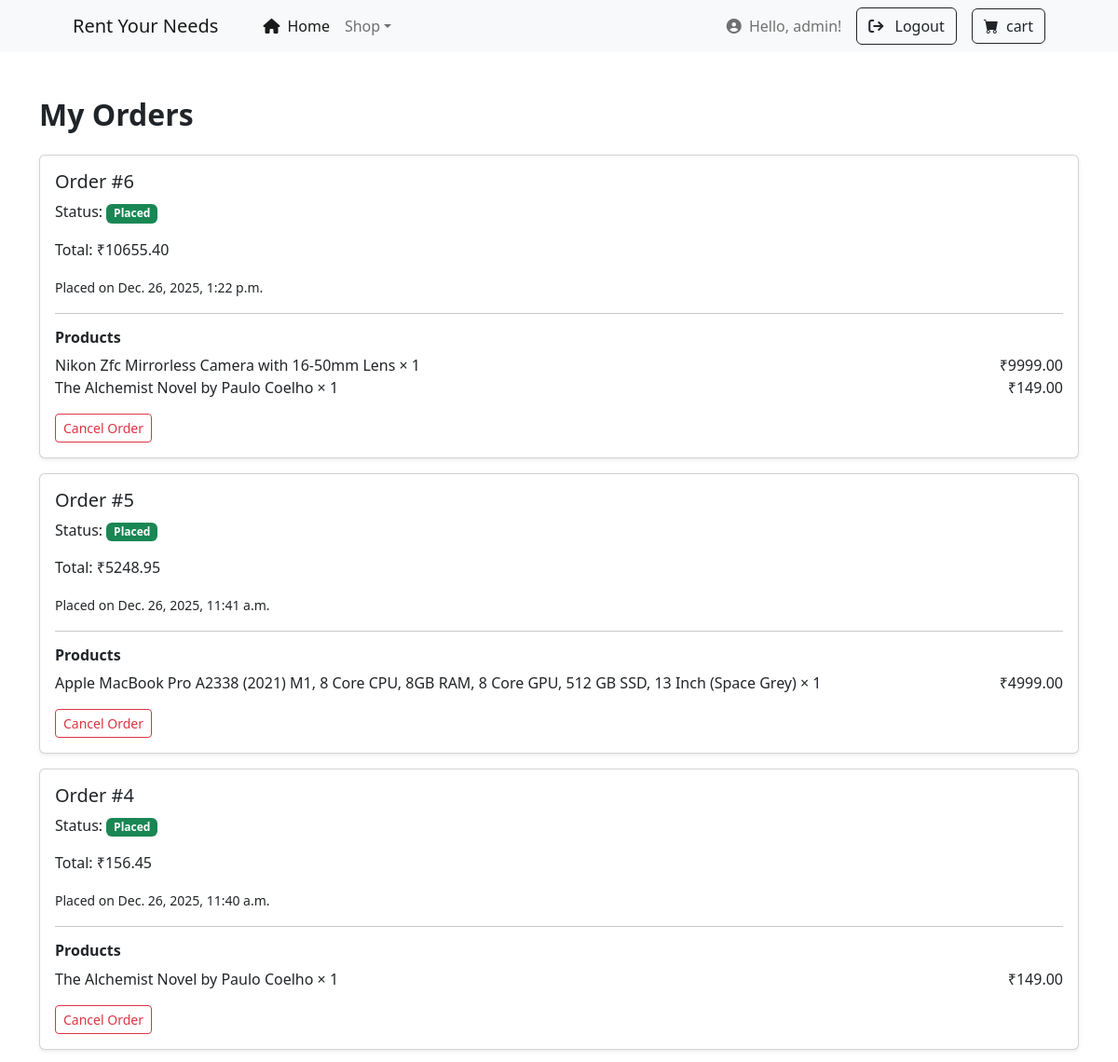
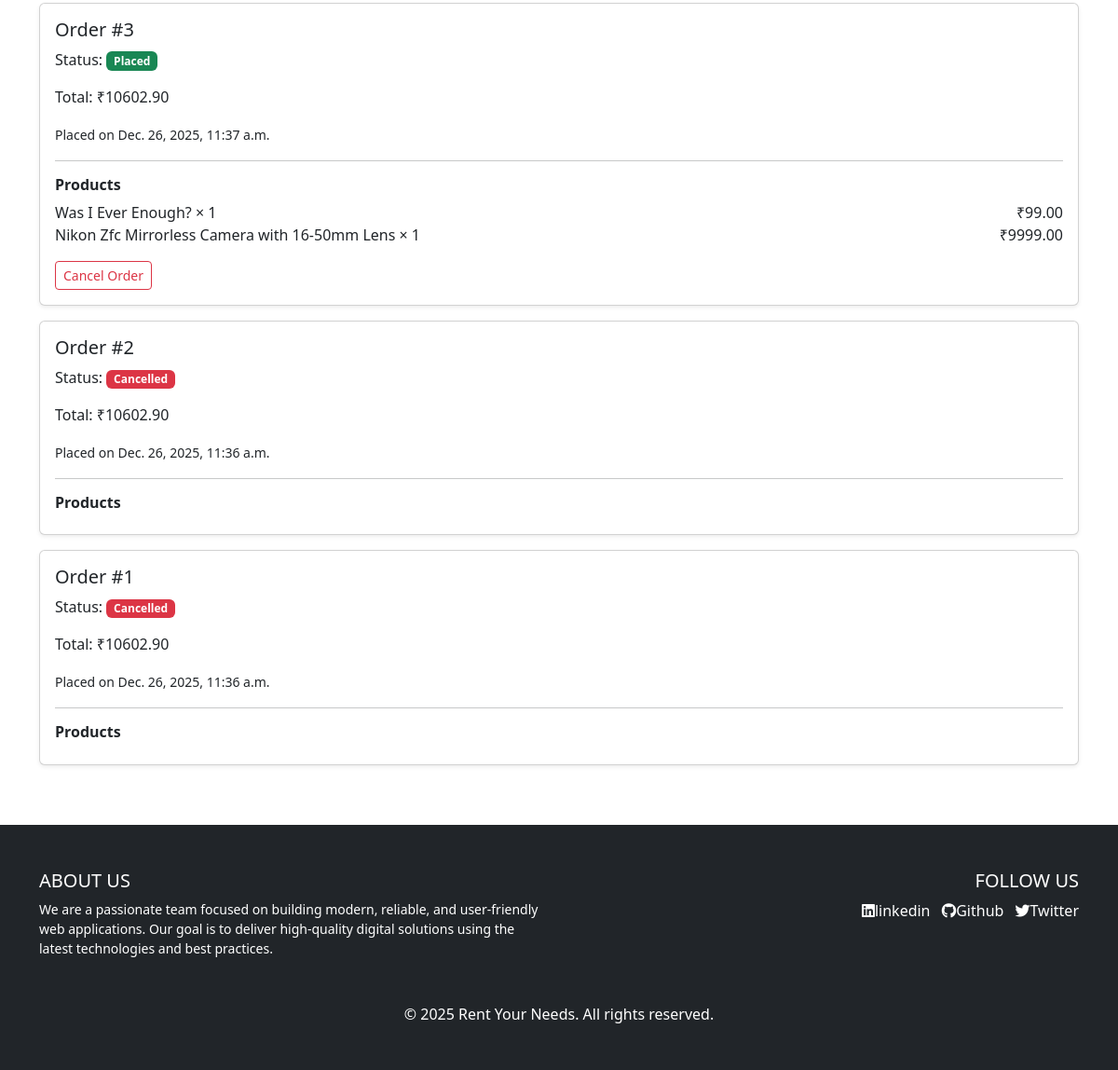
Screenshot of /orders/ (signed in) with the database file from the repository (2 pictures, top to bottom).
### ecommerce_app/models.py (models this page shows, shortened)
class Order(models.Model):
    STATUS_CHOICES = (
        ('Placed', 'Placed'),
        ('Shipped', 'Shipped'),
        ('Delivered', 'Delivered'),
        ('Cancelled', 'Cancelled'),
    )
    user = models.ForeignKey(User, on_delete=models.CASCADE)
    total_price = models.DecimalField(max_digits=10, decimal_places=2)
    status = models.CharField(max_length=20, choices=STATUS_CHOICES, default='Placed')
    created_at = models.DateTimeField(auto_now_add=True)

class OrderItem(models.Model):
    order = models.ForeignKey(
        Order,
        related_name="items",
        on_delete=models.CASCADE
    )
    product = models.ForeignKey(Product, on_delete=models.CASCADE)
    quantity = models.PositiveIntegerField()
    price = models.DecimalField(max_digits=10, decimal_places=2)

class Product(models.Model):
    name = models.CharField(max_length=100)
    description = models.TextField()
    price = models.DecimalField(max_digits=10, decimal_places=2)
    stock = models.IntegerField()
    category = models.ForeignKey(
        Category,
        on_delete=models.CASCADE,
        null=True,
        blank=True
    )
    image = models.ImageField(upload_to='products/')
    slug = models.SlugField(max_length=250, unique=True, blank=True)
    sale = models.BooleanField(default=False)

### ecommerce_app/views.py (the view)
# urls.py: path("orders/", views.order_history, name="order_history"),
@login_required(login_url='login')
def order_history(request):
    orders = Order.objects.filter(user=request.user).order_by('-created_at')
    return render(request, "order_history.html", {"orders": orders})

### ecommerce_app/context_processors.py (called while the page is built)
def get_categories(request):
    categories = Category.objects.all()
    return dict(categories=categories)

### templates/order_history.html
{% extends 'base.html' %}
{% block content %}
<div class="container my-5">
    <h2 class="fw-bold mb-4">My Orders</h2>
    {% for order in orders %}
    <div class="card mb-3 shadow-sm">
        <div class="card-body">
            <h5>Order #{{ order.id }}</h5>
            <p>
                Status:
                {% if order.status == "Cancelled" %}
                    <span class="badge bg-danger">{{ order.status }}</span>
                {% elif order.status == "Delivered" %}
                    <span class="badge bg-primary">{{ order.status }}</span>
                {% else %}
                    <span class="badge bg-success">{{ order.status }}</span>
                {% endif %}
            </p>
            <p>Total: ₹{{ order.total_price }}</p>
            <small>Placed on {{ order.created_at }}</small>
            <hr>
            <h6 class="fw-bold mb-2">Products</h6>
            {% for item in order.items.all %}
                <div class="d-flex justify-content-between">
                    <span>
                        {{ item.product.name }} × {{ item.quantity }}
                    </span>
                    <span>₹{{ item.price }}</span>
                </div>
            {% endfor %}
            {% if order.status == "Placed" %}
            <div class="mt-3">
                <a href="{% url 'cancel_order' order.id %}"
                   class="btn btn-outline-danger btn-sm"
                   onclick="return confirm('Are you sure you want to cancel this order?');">
                    Cancel Order
                </a>
            </div>
            {% endif %}
        </div>
    </div>
    {% empty %}
    <p>No orders yet.</p>
    {% endfor %}
</div>
{% endblock %}

### templates/base.html (shortened to what this page needs)
{% load static %}
<!DOCTYPE html>
<html lang="en">
    <head>
         <link rel="stylesheet"
      href="https://cdnjs.cloudflare.com/ajax/libs/font-awesome/6.5.1/css/all.min.css">
        <link href="https://cdn.jsdelivr.net/npm/bootstrap-icons@1.5.0/font/bootstrap-icons.css" rel="stylesheet" />
        <link href="{% static 'css/styles.css' %}" rel="stylesheet" />
    </head>
    <body class="d-flex flex-column min-vh-100">
        <nav class="navbar navbar-expand-lg navbar-light bg-light">
            <div class="container px-4 px-lg-5">
                <a class="navbar-brand" href="{% url 'home' %}">Rent Your Needs</a>
                <div class="collapse navbar-collapse" id="navbarSupportedContent">
                    <ul class="navbar-nav me-auto mb-2 mb-lg-0 ms-lg-4">
                        <li class="nav-item"><a class="nav-link active" aria-current="page" href="{% url 'home' %}"><i class="fa-solid fa-house me-2"></i>Home</a></li>
                        <li class="nav-item dropdown">
                            <a class="nav-link dropdown-toggle" id="navbarDropdown" href="#" role="button" data-bs-toggle="dropdown" aria-expanded="false">Shop</a>
                        </li>
                    </ul>
                    {% if user.is_authenticated %}
                    <form class="d-flex">
                        <span class="navbar-text me-3">
                            <i class="fa-solid fa-circle-user me-1"></i>
                            Hello, {{ user.username }}!
                        </span>
                        <button class="btn btn-outline-dark" type="submit" formaction="{% url 'logout' %}">
                            <i class="fa-solid fa-arrow-right-from-bracket me-2 "></i>
                            Logout
                        </button>
                    </form>
                    {% endif %}
                    <form class="d-flex">
                        <a class="btn btn-outline-dark mt-auto" href="{% url 'cart_detail' %}">
                            <i class="bi-cart-fill me-1"></i>
                                 cart
                        </a>
                    </form>
                </div>
            </div>
        </nav>
    {% block content %}
    {% endblock %}
        <footer class="py-5 bg-dark mt-auto">
    <div class="container">
        <div class="row text-white">
            <div class="col-md-6 mb-3">
                <h5 class="text-uppercase">About Us</h5>
                <p class="small">
                    We are a passionate team focused on building modern, reliable, and user-friendly web
                    applications. Our goal is to deliver high-quality digital solutions using the latest
                    technologies and best practices.
                </p>
            </div>
            <div class="col-md-6 mb-3 text-md-end text-center">
                <h5 class="text-uppercase">Follow Us</h5>
                <a href="https://www.linkedin.com/in/abhilashkurunelli/" class="text-white text-decoration-none me-2"><i class="fab fa-linkedin"></i>linkedin</a>
                <a href="https://github.com/Abhi1715" class="text-white text-decoration-none me-2"><i class="fab fa-github"></i>Github</a>
                <a href="#" class="text-white text-decoration-none"><i class="fab fa-twitter"></i>Twitter</a>
            </div>
        </div>
        <div class="text-center text-white mt-3">
            &copy; 2025 Rent Your Needs. All rights reserved.
        </div>
    </footer>
    </body>
</html>

### rows the page displays
Order: id "6", status "Placed", total_price "10655.40", created_at "Dec. 26, 2025, 1:22 p.m.", shows "Cancel Order"
OrderItem: product.name "Nikon Zfc Mirrorless Camera with 16-50mm Lens", quantity "1", price "9999.00"
OrderItem: product.name "The Alchemist Novel by Paulo Coelho", quantity "1", price "149.00"
Order: id "5", status "Placed", total_price "5248.95", created_at "Dec. 26, 2025, 11:41 a.m.", shows "Cancel Order"
OrderItem: product.name "Apple MacBook Pro A2338 (2021) M1, 8 Core CPU, 8GB RAM, 8 Core GPU, 512 GB SSD, 13 Inch (Space Grey)", quantity "1", price "4999.00"
Order: id "4", status "Placed", total_price "156.45", created_at "Dec. 26, 2025, 11:40 a.m.", shows "Cancel Order"
OrderItem: product.name "The Alchemist Novel by Paulo Coelho", quantity "1", price "149.00"
Order: id "3", status "Placed", total_price "10602.90", created_at "Dec. 26, 2025, 11:37 a.m.", shows "Cancel Order"
OrderItem: product.name "Was I Ever Enough?", quantity "1", price "99.00"
OrderItem: product.name "Nikon Zfc Mirrorless Camera with 16-50mm Lens", quantity "1", price "9999.00"
Order: id "2", status "Cancelled", total_price "10602.90", created_at "Dec. 26, 2025, 11:36 a.m."
Order: id "1", status "Cancelled", total_price "10602.90", created_at "Dec. 26, 2025, 11:36 a.m."

### other values shown
{{ user.username }} "admin"
